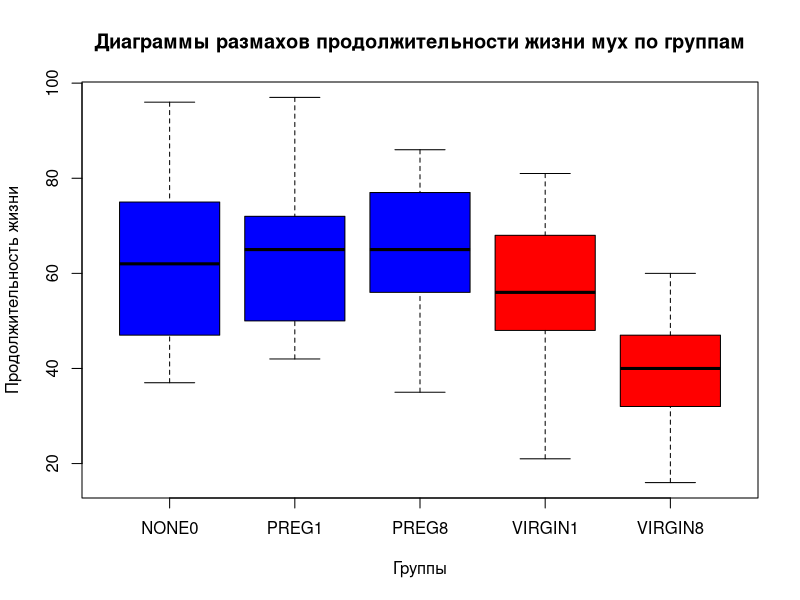
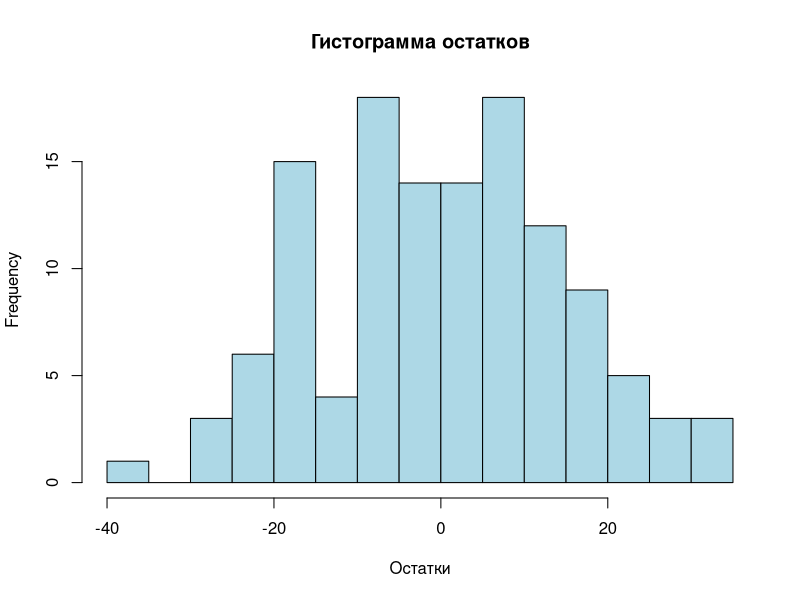
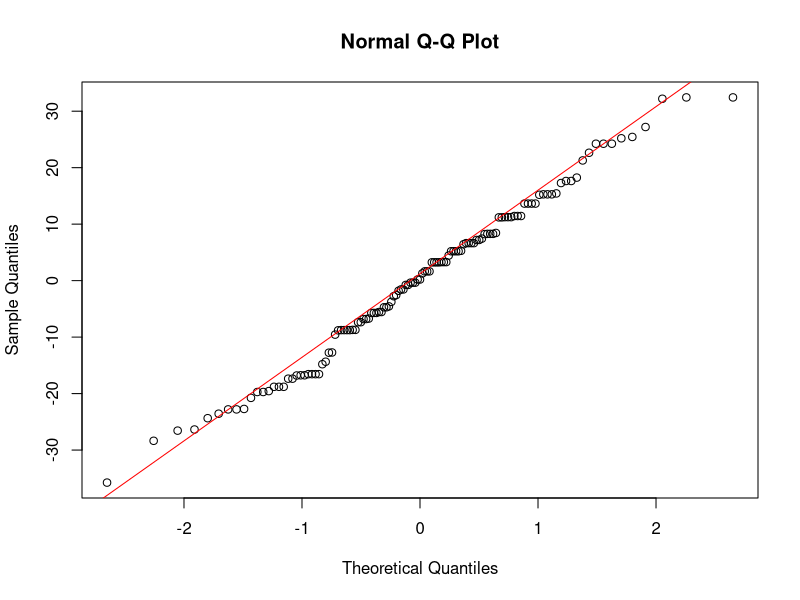

Write R code to recreate these figures, in order.
# 1. Создайте вектор n1 как последовательность целых чисел от 31 до 51.
n1 <- 31:51

# 2. Ниже приведен вектор значений представленности птиц (в штуках) в разных местообитаниях:
# Создайте соответствующий вектор в рабочем пространстве (имя переменной на Ваше усмотрение).
birds <- c(10, 42, 9, 158, 8, 28, 20, 60, 1, 18, 7, 2, 29, 64, 15, 19, 123, 167, 22, 53, 
           13, 26, 21, 53, 12, 90, 104, 50, 12, 9, 42, 13, 46, 11, 62, 67, 12, 10, 23, 
           31, 16, 18, 30, 174, 8, 11, 40, 8, 10, 22, 59, 18, 205, 36, 21, 42, 2, 198, 
           22, 2, 3, 21, 4, 18, 48, 28, 44, 14)

# 3. Сколько местообитаний обследовано?
birds_areas_num <- length(birds)

# 4. Сколько птиц отмечено в местообитании 44?
birds_sample_num <- birds[44]

# 5. Сколько птиц отмечено во всех местообитаниях?
birds_sum <- sum(birds)

# 6. Какова минимальная и максимальная представленность?
birds_min <- min(birds)  # минимальная представленность
birds_max <- max(birds)  # максимальная представленность

# 7. Какова средняя представленность?
birds_mean <- mean(birds)

# 8. Выберите в два отдельных вектора представленности птиц, которые больше и меньше средней представленности.
# Вектор птиц с представленностью больше средней
birds_above_mean <- birds[birds > birds_mean]
# Вектор птиц с представленностью меньше или равной средней
birds_below_mean <- birds[birds <= birds_mean]

# 9. Рассчитайте, во сколько раз общее число птиц в высоко-обильных местообитаниях превышает общее число птиц в мало-обильных местообитаниях (см. предыдущее задание).
# Общее число птиц в местообитаниях с высокой представленностью
total_above_mean <- sum(birds_above_mean)
# Общее число птиц в местообитаниях с низкой представленностью
total_below_mean <- sum(birds_below_mean)
# Во сколько раз общее число птиц в высоко-обильных местообитаниях превышает мало-обильные
ratio <- total_above_mean / total_below_mean


# 10.	В файле partridge.xlsx содержатся результаты экспериментального исследования влияния репродуктивной активности на продолжительность жизни Drosophila melanogaster (Partridge, Farquhar, 1981). 125 самцов были разделены на 5 экспериментальных групп: в двух группах самцы содержались с одной либо восемью девственными самками (группы VIRGIN1 и VIRGIN8), в двух других группах самцы содержались с одной либо восемью оплодотворенными самками (с которыми самцы не спариваются, группы PREG1 и PREG8), пятая группа была контрольной, самцы содержались поодиночке (NONE0). Загрузите данныe во фрейм с использованием пакета readxl.
library(readxl)
data <- read_excel("partridge.xlsx")

# 11.	Выведите в консоль структуру импортированного фрейма.
print(str(data))

# 12.	Рассчитайте среднее продолжительности жизни мух в группе VIRGIN1.
virgin1_data <- data[data$group == "VIRGIN1", ]
# Рассчёт среднего по продолжительности жизни в группе VIRGIN1
mean_longevity_virgin1 <- mean(virgin1_data$longevity, na.rm = TRUE)

# 13.	Постройте параллельные диаграммы размахов продолжительности жизни мух в разных экспериментальных группах. Выделите красным цветом группы с репродуктивной активностью самцов.
group_colors <- c("blue", "blue", "blue", "red", "red")
boxplot(longevity ~ group, data = data, col = group_colors, 
        main = "Диаграммы размахов продолжительности жизни мух по группам",
        xlab = "Группы", ylab = "Продолжительность жизни")

# 14.	Сформируйте модель дисперсионного анализа зависимости продолжительности жизни мух от экспериментальной группы.
library(nortest)
anova_model <- aov(longevity ~ group, data = data)
print(summary(anova_model))

# 15.	Проанализируйте характер распределения остатков. Примените критерий согласия Лиллиефорса. В комментарии приведите p-значение и сделайте итоговый вывод.
residuals_anova <- residuals(anova_model)
hist(residuals_anova, main = "Гистограмма остатков", xlab = "Остатки", 
     col = "lightblue", breaks = 20)
# Построение QQ-plot
qqnorm(residuals_anova)
qqline(residuals_anova, col = "red")

# Исходя из того, что гистограмма образует колокол, а QQ-plot - прямую диагональную линию, можно предполагать нормальное распределение.

# Применение теста Лиллиефорса к остаткам
lilliefors_test <- lillie.test(residuals_anova)
print("Lil")
print(lilliefors_test)

# D = 0.072188 значение статистики теста Лиллиефорса. Указывает на степень отклонения распределения остатков от нормального распределения.

# p-value = 0.1137 p-значение теста Лиллиефорса, показывает вероятность того, что наблюдаемые отклонения от нормального распределения остатков произошли случайно
# p-value > 0.05, это означает, что у нас нет оснований отвергать нулевую гипотезу о нормальности распределения
# Нет доказательств того, что остатки отклоняются от нормального распределения
# Гипотеза H0 (остатки распределены нормально) не отвергается, так как p-value > 0.05
# Это означает, что остатки модели дисперсионного анализа распределены нормально

# 16.	Проведите анализ влияния репродуктивной активности на продолжительность жизни самцов мух с использованием дисперсионного анализа. В комментарии приведите p-значение и сделайте итоговый вывод.
data$reproductive_activity <- ifelse(data$group %in% c("VIRGIN1", "VIRGIN8"), "active", "inactive")
# Преобразуем переменную в фактор (категориальный тип)
data$reproductive_activity <- factor(data$reproductive_activity)
anova_reproductive <- aov(longevity ~ reproductive_activity, data = data)
print(summary(anova_reproductive))

# F-значение = 31.71
# Высокое значение указывает на существенное различие в продолжительности жизни мух между двумя исследуемыми группами
# p-value = 1.15e-07 (очень маленькое значение, почти 0)
# p-значение значительно меньше стандартного уровня значимости 0.05
# Это означает, что вероятность того, что различия между группами возникли случайно, крайне мала
# Для p-value < 0.05 мы отвергаем нулевую гипотезу (которая предполагает, что различий между группами нет)
# следовательно, можем утверждать, что репродуктивная активность оказывает значительное влияние на продолжительность жизни мух

# Выводы:
# Репродуктивная активность оказывает значительное влияние на продолжительность жизни самцов Drosophila melanogaster
# Самцы, участвующие в репродуктивной активности, имеют статистически значимо отличающуюся продолжительность жизни по сравнению с самцами,
# которые не участвуют в спаривании (оплодотворённые самки или одиночное содержание)
